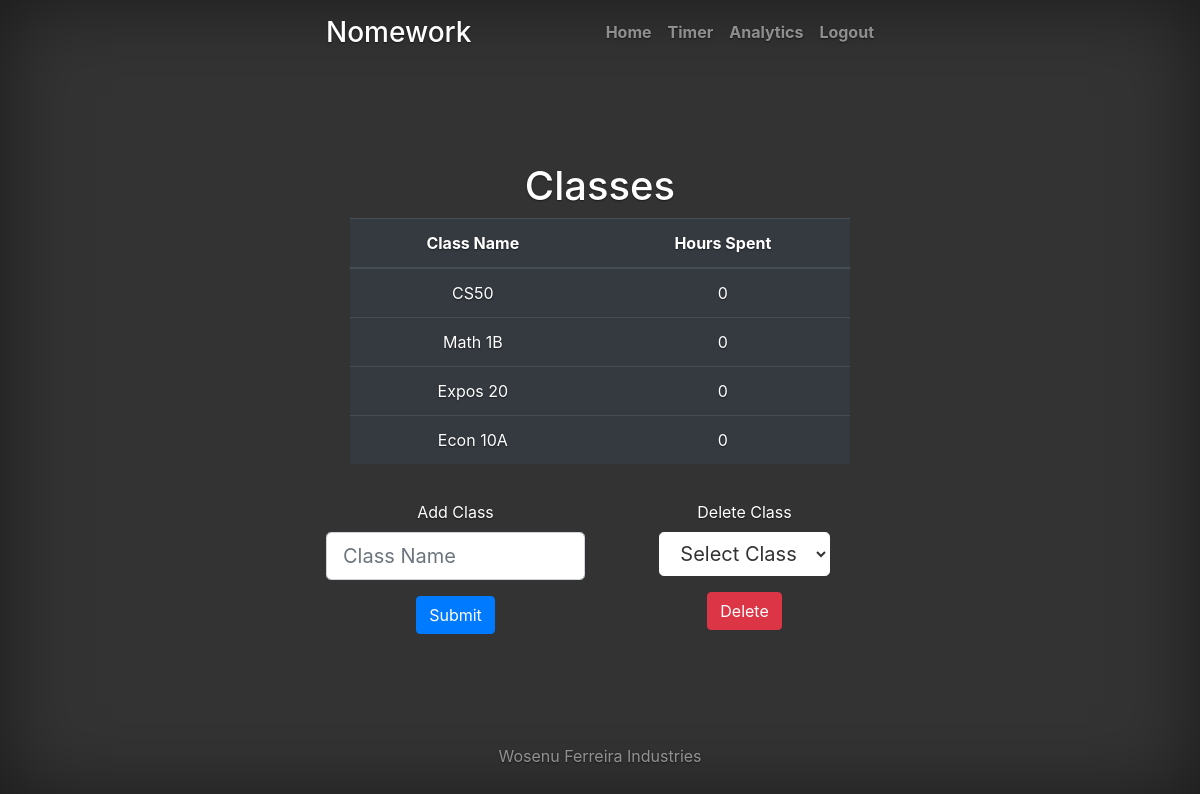
Before: / (signed in) with the older database file.
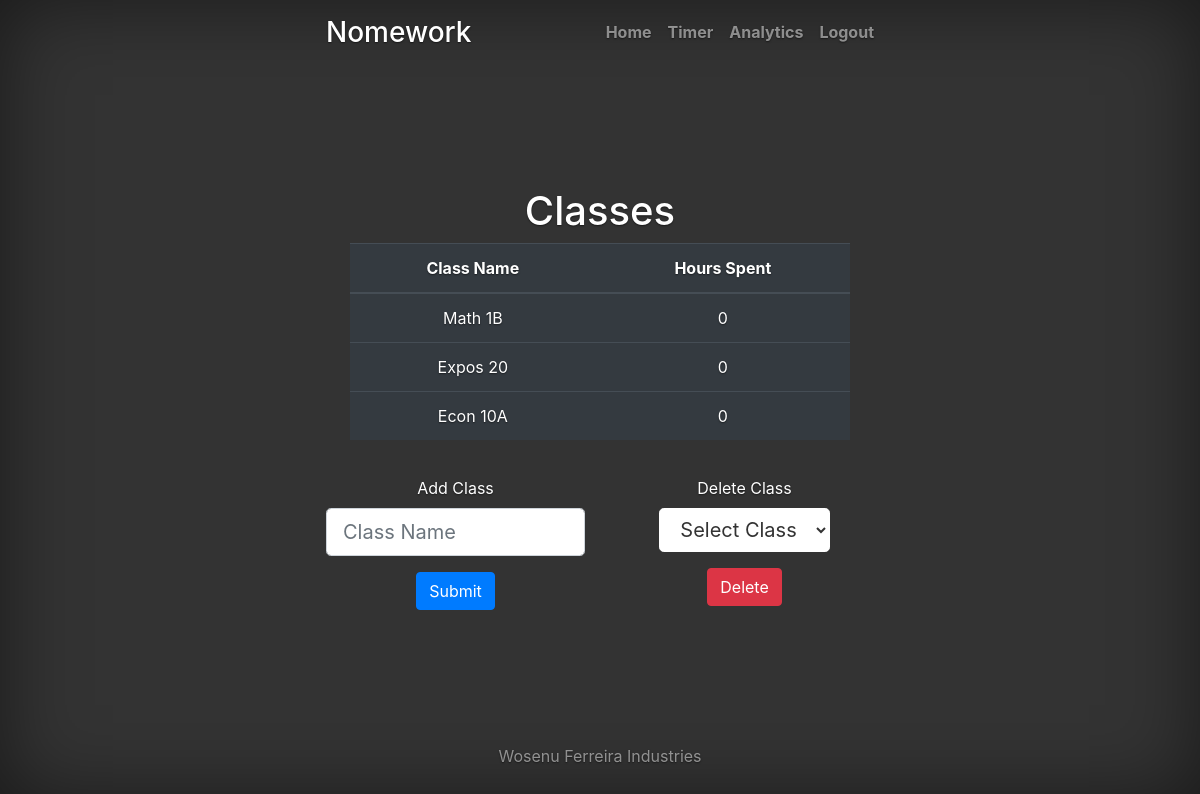
After: the same page with the newer database file.
### tables this page shows
CREATE TABLE classes (
    id INTEGER PRIMARY KEY AUTOINCREMENT,
    name TEXT NOT NULL,
    user_id INTEGER NOT NULL,
    FOREIGN KEY (user_id) REFERENCES users (id)
);

### app.py (the view)
@app.route("/", methods=['GET', 'POST'])
@login_required
def index():
    if request.method == "POST":
        db.execute("INSERT INTO classes (name, user_id) VALUES (?, ?)", [request.form.get("classname"), session["user_id"]])
        con.commit()
        return redirect("/")
    else:
        db.execute("SELECT name FROM classes WHERE user_id = ?", [session["user_id"]])
        userclasses = db.fetchall()
        classes = []
        for x in range(len(userclasses)):
            classes.append(userclasses[x][0])
        db.execute("SELECT id FROM classes WHERE user_id = ?", [session["user_id"]])
        classesid = db.fetchall()
        ids = []
        for x in range(len(classesid)):
            ids.append(classesid[x][0])
        classtimes = []
        for x in ids:
            db.execute("SELECT SUM(seconds) FROM times WHERE class_id = ?", [x])
            times = db.fetchone()[0]
            classtimes.append(times)
        for x in range(len(classtimes)):
            if classtimes[x] == None:
                classtimes[x] = 0
        tabledata = list(zip(classes, classtimes))
        db.execute("SELECT name FROM classes WHERE user_id = ?", [session["user_id"]])
        userclasses = db.fetchall()
        classes = []
        for x in range(len(userclasses)):
            classes.append(userclasses[x][0])
        return render_template("index.html", tabledata=tabledata, classes=classes)

### helpers.py (called while the page is built)
def login_required(f):
    @wraps(f)
    def decorated_function(*args, **kwargs):
        if session.get("user_id") is None:
            return redirect("/login")
        return f(*args, **kwargs)
    return decorated_function

### templates/index.html (shortened to what this page needs)
{% extends "layout.html" %}
{% block body %}
<main role="main" class="inner cover">
    <h1 class="cover-heading">Classes</h1>
    <table class="table table-dark">
        <thead>
            <th class="text-start">Class Name</th>
            <th class="text-end">Hours Spent</th>
        </thead>
        <tbody>
            {% for data in tabledata %}
                <tr>
                    <td class="text-start" name="classname" id="classname">{{ data[0] }}</td>
                    <td class="text-end">{{ data[1] }}</td>
                </tr>
            {% endfor %}
        </tbody>
    </table>
</main>
<div class="row" style="margin-top:20px;">
    <div class="col-md-6" class="w-50 p-3">
        <form action="/" method="post">
            <div class="form-group">
                <label for="classname">Add Class</label>
                <input type="text" class="form-control form-control-lg" id="classname" name="classname" placeholder="Class Name">
            </div>
            <button type="submit" class="btn btn-primary">Submit</button>
        </form>
    </div>
    <div class="col-md-6" class="w-50 p-3">
        <form action="/delete" method="post">
            <div class="form-group">
                <label for="classname">Delete Class</label>
                <div>
                    <select class="btn btn-secondary btn-lg dropdown-toggle" id="class" name="class">
                        <option disabled selected>Select Class</option>
                    </select>
                </div>
            </div>
            <button type="submit" id="confirmation" class="btn btn-danger">Delete</button>
        </form>
    </div>
</div>
{% endblock %}

### templates/layout.html (shortened to what this page needs)
<!doctype html>
<html lang="en">
  <head>
    <link rel="stylesheet" href="https://cdn.jsdelivr.net/npm/bootstrap@4.3.1/dist/css/bootstrap.min.css">
    <link href="/static/cover.css" rel="stylesheet">
  </head>
  <body class="text-center">
    <div class="cover-container d-flex h-100 p-3 mx-auto flex-column">
      <header class="masthead mb-auto">
        <div class="inner">
        {% if session["user_id"] %}
          <h3 class="masthead-brand">Nomework</h3>
        {% else %}
          <h3><a class='masthead-brand' href="/home">Nomework</a></h3>
        {% endif %}
          <nav class="nav nav-masthead justify-content-center">
          {% if session["user_id"] %}
            <a class="nav-link" href="/">Home</a>
              <a class="nav-link" href="/timer">Timer</a>
              <a class="nav-link" href="/analytics">Analytics</a>
              <a class="nav-link" href="/logout">Logout</a>
          </nav>
          {% endif %}
        </div>
      </header>
    {% block body %}{% endblock %}
    <footer class="mastfoot mt-auto">
        <div class="inner">
          <p>Wosenu Ferreira Industries</p>
        </div>
    </footer>
    </div>
</body>
</html>

### static/cover.css (style rules this page uses)
a, a:focus, a:hover { color: #fff; }
.btn-secondary, .btn-secondary:hover, .btn-secondary:focus { color: #333; text-shadow: none; background-color: #fff; border: .05rem solid #fff; }
html, body { height: 100%; background-color: #333; }
body { display: -ms-flexbox; display: -webkit-box; display: flex; -ms-flex-pack: center; -webkit-box-pack: center; justify-content: center; color: #fff; text-shadow: 0 .05rem .1rem rgba(0, 0, 0, .5); box-shadow: inset 0 0 5rem rgba(0, 0, 0, .5); }
.cover-container { max-width: 42em; }
.masthead { margin-bottom: 2rem; }
.masthead-brand { margin-bottom: 0; }
.nav-masthead .nav-link { padding: .25rem 0; font-weight: 700; color: rgba(255, 255, 255, .5); background-color: transparent; border-bottom: .25rem solid transparent; }
.nav-masthead .nav-link + .nav-link { margin-left: 1rem; }
@media (min-width: 48em) { .masthead-brand { float: left; } }
@media (min-width: 48em) { .nav-masthead { float: right; } }
.cover { padding: 0 1.5rem; }
.mastfoot { color: rgba(255, 255, 255, .5); }

Changed rows visible on the page:
removed classes: name "CS50", data "0"
